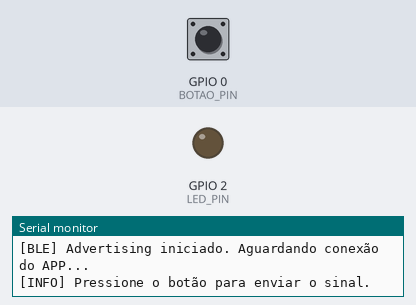
The sketch below on a simulated ESP32. On the bench: output pins drawn as LEDs (lit = HIGH), the last lines printed to the serial monitor. Dashed ring = blinking. Inputs (shaded band) come from the test bench; at power-on: GPIO 0 (BOTAO_PIN) HIGH. Nothing arrives over Bluetooth unless stated; a phone connects over Bluetooth LE 3 s after start.

Above: at 1.8 s.
1.9 s: GPIO 0 (BOTAO_PIN) pulled LOW for 1 s
4.4 s: GPIO 0 (BOTAO_PIN) pulled LOW for 0.15 s
At 5.6 s:
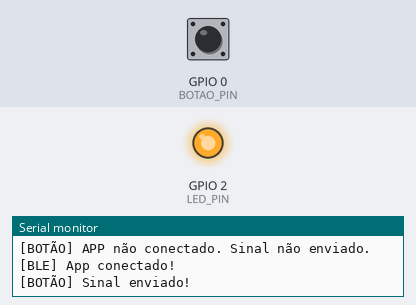
6.0 s: GPIO 0 (BOTAO_PIN) pulled LOW for 3.2 s
At 6.36 s:
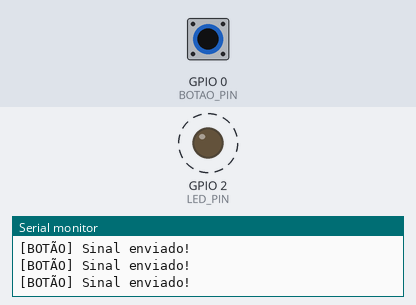
Timing chart, 0 to 10.7 s (numbered marks = the images above; inputs shaded):
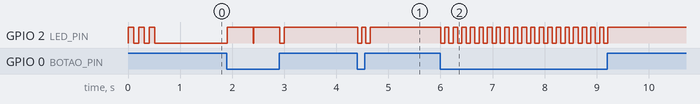

The sketch:

projetoiara.ino
```cpp
#include <BLEDevice.h>
#include <BLEServer.h>
#include <BLEUtils.h>
#include <BLE2902.h>


#define DEVICE_NAME       "ESP32_BTAlert"
#define LED_PIN           2       // LED embutido na maioria das ESP32
#define BOTAO_PIN         0       // GPIO 0 = botão BOOT (troque se quiser outro pino)
#define DEBOUNCE_MS       200     // Tempo anti-bounce em milissegundos


#define SERVICE_UUID      "4FAFC201-1FB5-459E-8FCC-C5C9C331914B"
#define CHAR_UUID         "BEB5483E-36E1-4688-B7F5-EA07361B26A8"


BLEServer*          pServer            = nullptr;
BLECharacteristic*  pCharacteristic    = nullptr;
bool                deviceConnected    = false;
bool                oldDeviceConnected = false;
unsigned long       ultimoPressionado  = 0;


class ServerCallbacks : public BLEServerCallbacks {
    void onConnect(BLEServer* server) {
        deviceConnected = true;
        Serial.println("[BLE] App conectado!");
        digitalWrite(LED_PIN, HIGH);
    }
    void onDisconnect(BLEServer* server) {
        deviceConnected = false;
        Serial.println("[BLE] App desconectado. Reiniciando advertising...");
        digitalWrite(LED_PIN, LOW);
    }
};


void setup() {
    Serial.begin(115200);
    Serial.println("\n=== BTAlert ESP32 ===");
    Serial.println("[INFO] Modo: envio por botão (GPIO " + String(BOTAO_PIN) + ").");

    pinMode(LED_PIN, OUTPUT);
    digitalWrite(LED_PIN, LOW);

    // Botão com pull-up interno (pressionado = LOW)
    pinMode(BOTAO_PIN, INPUT_PULLUP);

    // Inicializa BLE
    BLEDevice::init(DEVICE_NAME);
    pServer = BLEDevice::createServer();
    pServer->setCallbacks(new ServerCallbacks());

    // Cria serviço e característica
    BLEService* pService = pServer->createService(SERVICE_UUID);
    pCharacteristic = pService->createCharacteristic(
        CHAR_UUID,
        BLECharacteristic::PROPERTY_READ   |
        BLECharacteristic::PROPERTY_WRITE  |
        BLECharacteristic::PROPERTY_NOTIFY |
        BLECharacteristic::PROPERTY_INDICATE
    );

    // Adiciona descritor CCCD (necessário para notificações)
    pCharacteristic->addDescriptor(new BLE2902());
    pCharacteristic->setValue("BTAlert Ready");

    pService->start();

    // Inicia advertising
    BLEAdvertising* pAdvertising = BLEDevice::getAdvertising();
    pAdvertising->addServiceUUID(SERVICE_UUID);
    pAdvertising->setScanResponse(true);
    pAdvertising->setMinPreferred(0x06);
    BLEDevice::startAdvertising();

    Serial.println("[BLE] Advertising iniciado. Aguardando conexão do APP...");
    Serial.println("[INFO] Pressione o botão para enviar o sinal.");

    // Pisca LED 3x para indicar que está pronto
    for (int i = 0; i < 3; i++) {
        digitalWrite(LED_PIN, HIGH); delay(100);
        digitalWrite(LED_PIN, LOW);  delay(100);
    }
}


void loop() {
    // Detecta botão pressionado com debounce
    if (digitalRead(BOTAO_PIN) == LOW) {
        unsigned long agora = millis();
        if (agora - ultimoPressionado >= DEBOUNCE_MS) {
            ultimoPressionado = agora;
            enviarSinal();
        }
    }

    // Reconecta advertising ao desconectar
    if (!deviceConnected && oldDeviceConnected) {
        delay(500);
        pServer->startAdvertising();
        Serial.println("[BLE] Advertising reiniciado.");
        oldDeviceConnected = deviceConnected;
    }
    if (deviceConnected && !oldDeviceConnected) {
        oldDeviceConnected = deviceConnected;
    }

    delay(10);
}


void enviarSinal() {
    if (deviceConnected) {
        pCharacteristic->setValue("ALERT");
        pCharacteristic->notify();
        Serial.println("[BOTÃO] Sinal enviado!");

        // Pisca LED 2x para confirmar envio
        for (int i = 0; i < 2; i++) {
            digitalWrite(LED_PIN, LOW);  delay(80);
            digitalWrite(LED_PIN, HIGH); delay(80);
        }
    } else {
        Serial.println("[BOTÃO] APP não conectado. Sinal não enviado.");

        // Pisca LED 1x lentamente para indicar sem conexão
        digitalWrite(LED_PIN, HIGH); delay(500);
        digitalWrite(LED_PIN, LOW);
    }
}
```

Measured:
- after the input at 4.4 s, GPIO 2 (LED_PIN): alternates HIGH for 0.08 s and LOW for 0.08 s, 4 changes in all, then stays HIGH, starting at once
- after the input at 6.0 s, GPIO 2 (LED_PIN): alternates HIGH for 0.08 s and LOW for 0.08 s, 40 changes in all, then stays HIGH, starting at once
